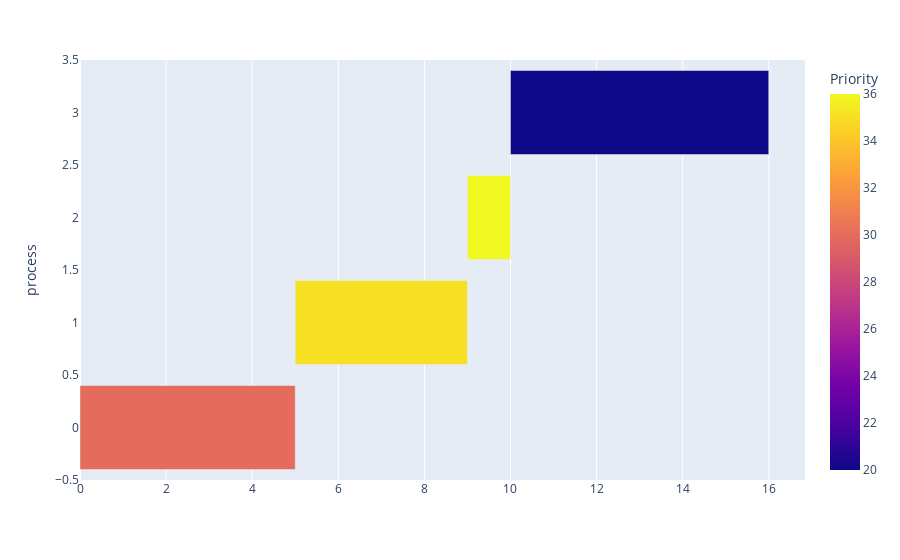

Notebook source saved alongside this figure:
### Code cell
fig = px.timeline(df, x_start="Start", x_end="Finish", y="process", color="Priority")

df['delta'] = df['Finish'] - df['Start']
fig.layout.xaxis.type = 'linear'
fig.data[0].x = df.delta.tolist()
fig.data[0].base = df.Start.tolist()
fig.show()

### Figure 1 — Plotly figure (JSON) as saved in the notebook; plotly's stock layout.template omitted (floating-point values rounded to 4 significant figures)
{"data": [{"base": [0, 5, 9, 10], "hovertemplate": "Start=%{base}<br>Finish=%{x}<br>process=%{y}<br>Priority=%{marker.color}<extra></extra>", "legendgroup": "", "marker": {"color": [30, 35, 36, 20], "coloraxis": "coloraxis", "pattern": {"shape": ""}}, "name": "", "orientation": "h", "showlegend": false, "textposition": "auto", "type": "bar", "x": [5, 4, 1, 6], "xaxis": "x", "y": [0, 1, 2, 3], "yaxis": "y"}], "layout": {"barmode": "overlay", "coloraxis": {"colorbar": {"title": {"text": "Priority"}}, "colorscale": [[0, "#0d0887"], [0.1111, "#46039f"], [0.2222, "#7201a8"], [0.3333, "#9c179e"], [0.4444, "#bd3786"], [0.5556, "#d8576b"], [0.6667, "#ed7953"], [0.7778, "#fb9f3a"], [0.8889, "#fdca26"], [1, "#f0f921"]]}, "legend": {"tracegroupgap": 0}, "margin": {"t": 60}, "xaxis": {"anchor": "y", "domain": [0, 1], "type": "linear"}, "yaxis": {"anchor": "x", "domain": [0, 1], "title": {"text": "process"}}}}
